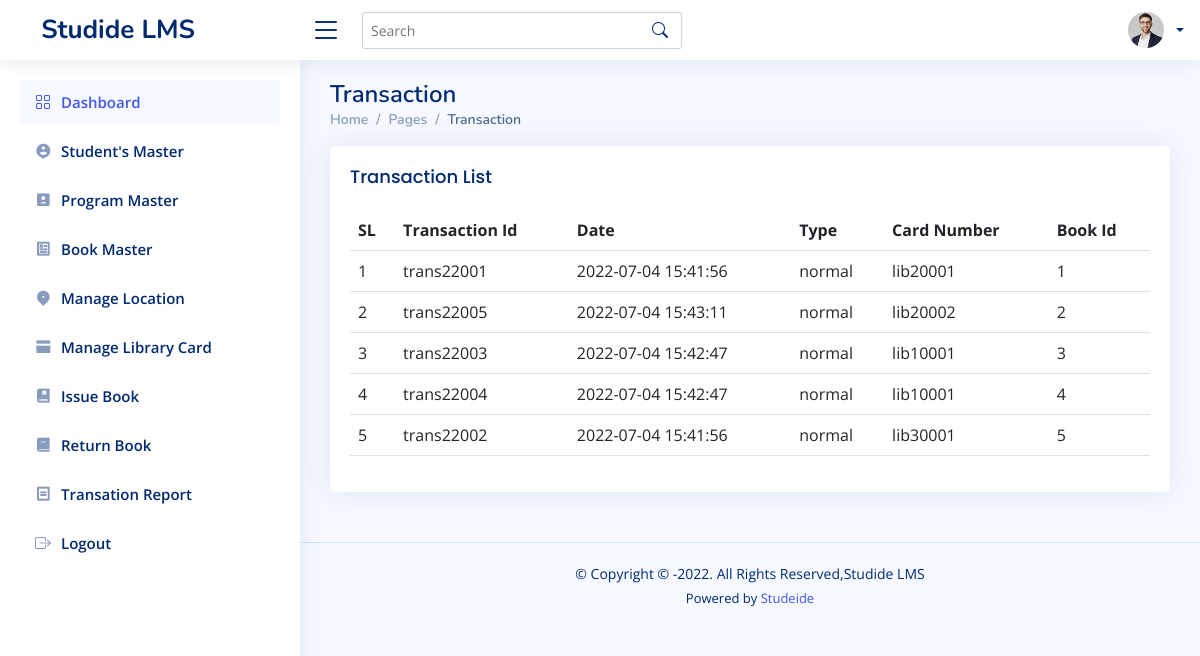
Screenshot of /transactions.php with the database file from the repository.
### tables this page shows
CREATE TABLE `tbl_setting` (
  `id` int(11) NOT NULL,
  `org_name` text NOT NULL,
  `copyright` varchar(300) NOT NULL,
  `powered_by` varchar(300) NOT NULL,
  `powered_url` varchar(300) NOT NULL,
  `year` varchar(4) NOT NULL
);

CREATE TABLE `tbl_transaction` (
  `transaction_id` varchar(20) NOT NULL,
  `date` timestamp NOT NULL DEFAULT current_timestamp() ON UPDATE current_timestamp(),
  `type` varchar(20) NOT NULL,
  `card_no` varchar(20) DEFAULT NULL,
  `book_id` int(11) DEFAULT NULL,
  `status` varchar(20) NOT NULL
);

### templates/global.php (called while the page is built)
<?php
  include("conn.php");
  $sql_setting="select * from tbl_setting";
  $smt_setting=mysqli_query($conn,$sql_setting);
  $settings=mysqli_fetch_array($smt_setting);
  ?>

### transactions.php (the view, shortened to what this page needs)
<!DOCTYPE html>
<html lang="en">
<head>
  <?php include("templates/inc.php") ?>
</head>
<body>
  <?php include("templates/header.php"); ?>
  <?php include("templates/sidebar.php"); ?>
  <main id="main" class="main">
    <div class="pagetitle">
      <h1>Transaction</h1>
      <nav>
        <ol class="breadcrumb">
          <li class="breadcrumb-item"><a href="dashboard.php">Home</a></li>
          <li class="breadcrumb-item">Pages</li>
          <li class="breadcrumb-item active">Transaction</li>
        </ol>
      </nav>
    </div>
    <section class="section">
      <div class="row">
        <div class="col-lg-12">
          <div class="card">
            <div class="card-body">
              <h5 class="card-title">Transaction List</h5>
              <table class="table datatable">
                <thead>
                  <tr>
                    <th scope="col">SL</th>
                    <th scope="col">Transaction Id</th>
                    <th scope="col">Date</th>
                    <th scope="col">Type</th>
                    <th scope="col">Card Number</th>
                    <th scope="col">Book Id </th>
                  </tr>
                </thead>
                <tbody>
                  <?php
                  include("./conn.php");
                  $sl = 1;
                  $sql = "select * from tbl_transaction order by book_id asc";
                  $smt = mysqli_query($conn, $sql);
                  while ($rs = mysqli_fetch_array($smt)) {
                    echo "<tr>";
                    echo "<td>" . $sl . "</td>";
                    echo "<td>" . $rs['transaction_id'] . "</td>";
                    echo "<td>" . $rs['date'] . "</td>";
                    echo "<td>" . $rs['type'] . "</td>";
                    echo "<td>" . $rs['card_no'] . "</td>";
                    echo "<td>" . $rs['book_id'] . "</td>";
                    echo "</tr>";
                    $sl++;
                  }
                  ?>
                </tbody>
              </table>
            </div>
          </div>
        </div>
      </div>
    </section>
  </main>
  <?php include("templates/footer.php"); ?>
</body>
</html>

### templates/header.php (shortened to what this page needs)
<?php include("templates/global.php"); ?>
<header id="header" class="header fixed-top d-flex align-items-center">
<div class="d-flex align-items-center justify-content-between">
  <a href="index.html" class="logo d-flex align-items-center">
    <span class="d-none d-lg-block">&nbsp;&nbsp;&nbsp;<?php echo $settings['org_name']; ?> </span>
  </a>
  <i class="bi bi-list toggle-sidebar-btn"></i>
</div>
<div class="search-bar">
  <form class="search-form d-flex align-items-center" method="POST" action="#">
    <input type="text" name="query" placeholder="Search" title="Enter search keyword">
    <button type="submit" title="Search"><i class="bi bi-search"></i></button>
  </form>
</div>
<nav class="header-nav ms-auto">
  <ul class="d-flex align-items-center">
    <li class="nav-item dropdown pe-3">
      <a class="nav-link nav-profile d-flex align-items-center pe-0" href="#" data-bs-toggle="dropdown">
        <img src="assets/img/profile-img.jpg" alt="Profile" class="rounded-circle">
        <span class="d-none d-md-block dropdown-toggle ps-2">
        </span>
      </a>
    </li>
  </ul>
</nav>
</header>

### templates/footer.php
<footer id="footer" class="footer">
    <div class="copyright">
      &copy; Copyright &copy; -<?php echo $settings['year']; ?>. All Rights Reserved,<?php echo $settings['org_name']; ?>
    </div>
    <div class="credits">
            Powered by <a target="_blank" href="<?php echo $settings['powered_url']; ?> "><?php echo $settings['powered_by']; ?> </a>
    </div>
  </footer>

### assets/css/style.css (style rules this page uses)
:root { scroll-behavior: smooth; }
body { font-family: "Open Sans", sans-serif; background: #f6f9ff; color: #444444; }
a { color: #4154f1; text-decoration: none; }
h1, h2, h3, h4, h5, h6 { font-family: "Nunito", sans-serif; }
#main { margin-top: 60px; padding: 20px 30px; transition: all 0.3s; }
.pagetitle { margin-bottom: 10px; }
.pagetitle h1 { font-size: 24px; margin-bottom: 0; font-weight: 600; color: #012970; }
.card { margin-bottom: 30px; border: none; border-radius: 5px; box-shadow: 0px 0 30px rgba(1, 41, 112, 0.1); }
.card-title { padding: 20px 0 15px 0; font-size: 18px; font-weight: 500; color: #012970; font-family: "Poppins", sans-serif; }
.card-body { padding: 0 20px 20px 20px; }
.breadcrumb { font-size: 14px; font-family: "Nunito", sans-serif; color: #899bbd; font-weight: 600; }
.breadcrumb a { color: #899bbd; transition: 0.3s; }
.breadcrumb .breadcrumb-item::before { color: #899bbd; }
.breadcrumb .active { color: #51678f; font-weight: 600; }
.logo { line-height: 1; }
@media (min-width: 1200px) { .logo { width: 280px; } }
.logo span { font-size: 26px; font-weight: 700; color: #012970; font-family: "Nunito", sans-serif; }
.header { transition: all 0.5s; z-index: 997; height: 60px; box-shadow: 0px 2px 20px rgba(1, 41, 112, 0.1); background-color: #fff; padding-left: 20px; }
.header .toggle-sidebar-btn { font-size: 32px; padding-left: 10px; cursor: pointer; color: #012970; }
.header .search-bar { min-width: 360px; padding: 0 20px; }
.header .search-form { width: 100%; }
.header .search-form input { border: 0; font-size: 14px; color: #012970; border: 1px solid rgba(1, 41, 112, 0.2); padding: 7px 38px 7px 8px; border-radius: 3px; transition: 0.3s; width: 100%; }
.header .search-form button { border: 0; padding: 0; margin-left: -30px; background: none; }
.header .search-form button i { color: #012970; }
.header-nav ul { list-style: none; }
.header-nav>ul { margin: 0; padding: 0; }
.header-nav .nav-profile { color: #012970; }
.header-nav .nav-profile img { max-height: 36px; }
.header-nav .nav-profile span { font-size: 14px; font-weight: 600; }
@media (min-width: 1200px) { #main, #footer { margin-left: 300px; } }
.footer { padding: 20px 0; font-size: 14px; transition: all 0.3s; border-top: 1px solid #cddfff; }
.footer .copyright { text-align: center; color: #012970; }
.footer .credits { padding-top: 5px; text-align: center; font-size: 13px; color: #012970; }

### rows the page displays
tbl_setting: org_name "Studide LMS", year "2022", powered_by "Studeide"
tbl_transaction: transaction_id "trans22001", date "2022-07-04 15:41:56", type "normal", card_no "lib20001", book "1"
tbl_transaction: transaction_id "trans22005", date "2022-07-04 15:43:11", type "normal", card_no "lib20002", book "2"
tbl_transaction: transaction_id "trans22003", date "2022-07-04 15:42:47", type "normal", card_no "lib10001", book "3"
tbl_transaction: transaction_id "trans22004", date "2022-07-04 15:42:47", type "normal", card_no "lib10001", book "4"
tbl_transaction: transaction_id "trans22002", date "2022-07-04 15:41:56", type "normal", card_no "lib30001", book "5"
